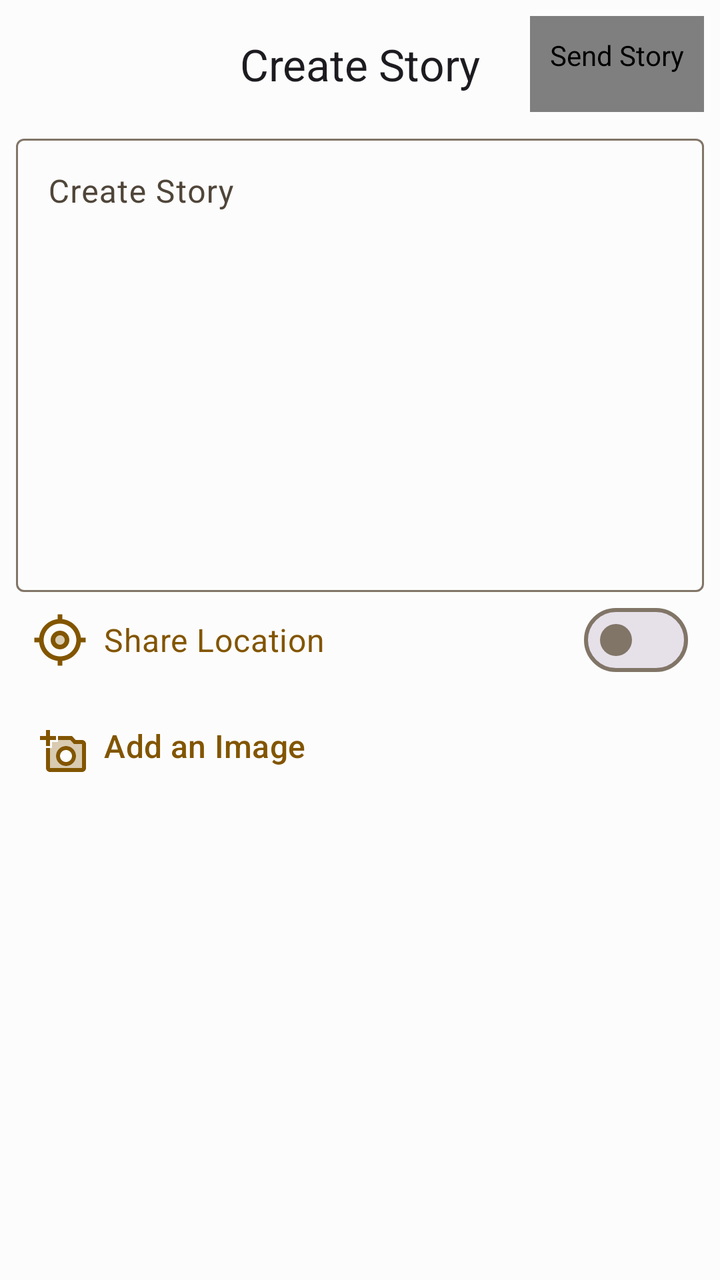
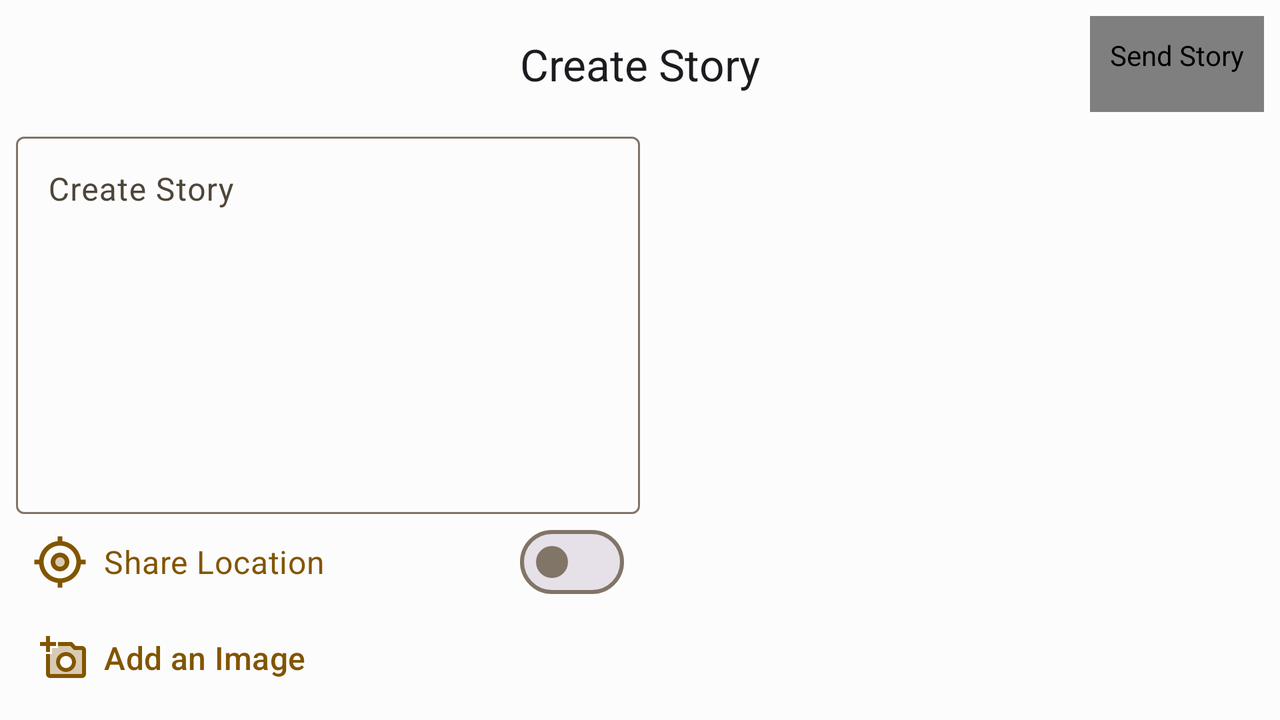

An Android layout and its configuration variant, each rendered on a device that would load it. The default file and the variant file are quoted in full after the pictures.
<!-- AndroidManifest.xml: application theme Theme.StoryApp -->
<!-- res/layout/fragment_create_story.xml -->
<?xml version="1.0" encoding="utf-8"?>
<androidx.constraintlayout.widget.ConstraintLayout xmlns:android="http://schemas.android.com/apk/res/android"
    xmlns:app="http://schemas.android.com/apk/res-auto"
    xmlns:tools="http://schemas.android.com/tools"
    android:id="@+id/add_root"
    android:layout_width="match_parent"
    android:layout_height="match_parent"
    android:fitsSystemWindows="true"
    android:transitionName="@string/add_story_transition"
    tools:context=".ui.create.CreateStoryFragment">

    <com.google.android.material.appbar.MaterialToolbar
        android:id="@+id/toolbarDetail"
        android:layout_width="match_parent"
        android:layout_height="?attr/actionBarSize"
        app:layout_constraintBottom_toTopOf="@id/lay_description"
        app:layout_constraintEnd_toEndOf="parent"
        app:layout_constraintTop_toBottomOf="parent"
        app:layout_constraintTop_toTopOf="parent"
        app:navigationIcon="@drawable/ic_close"
        app:title="@string/create_new"
        app:titleCentered="true">

        <com.exam.storyapp.common.view.LoadingButton
            android:id="@+id/button_add"
            style="@style/Widget.Material3.Button.IconButton"
            android:layout_width="wrap_content"
            android:layout_height="wrap_content"
            android:layout_gravity="end"
            android:layout_marginEnd="@dimen/dim_8"
            android:contentDescription="@string/send_story"
            android:enabled="false"
            android:focusable="true"
            app:icon="@drawable/ic_send" />
    </com.google.android.material.appbar.MaterialToolbar>

    <com.google.android.material.textfield.TextInputLayout
        android:id="@+id/lay_description"
        style="@style/Widget.Material3.TextInputLayout.OutlinedBox"
        android:layout_width="0dp"
        android:layout_height="wrap_content"
        android:layout_marginHorizontal="@dimen/dim_8"
        android:focusable="true"
        android:hint="@string/create_new"
        app:layout_constraintBottom_toTopOf="@id/lay_share_location"
        app:layout_constraintEnd_toEndOf="parent"
        app:layout_constraintStart_toStartOf="parent"
        app:layout_constraintTop_toBottomOf="@id/toolbarDetail"
        app:placeholderText="@string/write_story">

        <com.google.android.material.textfield.TextInputEditText
            android:id="@+id/ed_add_description"
            android:layout_width="match_parent"
            android:layout_height="wrap_content"
            android:gravity="top"
            android:inputType="textMultiLine"
            android:maxLines="10"
            android:minLines="10"
            android:scrollbars="vertical" />

    </com.google.android.material.textfield.TextInputLayout>

    <androidx.appcompat.widget.LinearLayoutCompat
        android:id="@+id/lay_share_location"
        android:layout_width="0dp"
        android:layout_height="wrap_content"
        android:foreground="?attr/selectableItemBackground"
        android:gravity="center_vertical"
        android:maxHeight="?attr/actionBarSize"
        android:orientation="horizontal"
        android:paddingHorizontal="@dimen/dim_8"
        app:layout_constraintBottom_toTopOf="@id/add_image_chooser"
        app:layout_constraintEnd_toEndOf="@id/lay_description"
        app:layout_constraintStart_toStartOf="@id/lay_description"
        app:layout_constraintTop_toBottomOf="@id/lay_description">

        <ImageView
            android:layout_width="28dp"
            android:layout_height="28dp"
            android:contentDescription="@string/location"
            android:src="@drawable/ic_location"
            app:tint="?attr/colorPrimary" />

        <com.google.android.material.materialswitch.MaterialSwitch
            android:id="@+id/switch_share_location"
            android:layout_width="wrap_content"
            android:layout_height="wrap_content"
            android:layout_marginStart="@dimen/dim_8"
            android:layout_weight="1"
            android:text="@string/location_share"
            android:textColor="?attr/colorPrimary"
            android:textSize="16sp" />
    </androidx.appcompat.widget.LinearLayoutCompat>

    <com.google.android.material.button.MaterialButton
        android:id="@+id/add_image_chooser"
        style="@style/Widget.Material3.Button.TextButton.Icon"
        android:layout_width="match_parent"
        android:layout_height="wrap_content"
        android:layout_marginHorizontal="@dimen/dim_8"
        android:layout_marginVertical="@dimen/dim_8"
        android:gravity="start"
        android:text="@string/add_an_image"
        android:textSize="16sp"
        app:cornerRadius="@dimen/dim_0"
        app:icon="@drawable/ic_add_photo"
        app:iconPadding="@dimen/dim_8"
        app:iconSize="@dimen/dim_24"
        app:layout_constraintBottom_toTopOf="@id/preview_image"
        app:layout_constraintEnd_toEndOf="@id/lay_share_location"
        app:layout_constraintStart_toStartOf="@id/lay_share_location"
        app:layout_constraintTop_toBottomOf="@id/lay_share_location" />

    <com.google.android.material.imageview.ShapeableImageView
        android:id="@+id/preview_image"
        android:layout_width="@dimen/dim_0"
        android:layout_height="@dimen/dim_0"
        android:layout_marginHorizontal="@dimen/dim_16"
        android:scaleType="fitCenter"
        app:layout_constraintBottom_toBottomOf="parent"
        app:layout_constraintEnd_toEndOf="parent"
        app:layout_constraintStart_toStartOf="parent"
        app:layout_constraintTop_toBottomOf="@id/add_image_chooser" />
</androidx.constraintlayout.widget.ConstraintLayout>
<!-- resources referenced by this layout -->
<resources>
  <dimen name="dim_0">0dp</dimen>
  <dimen name="dim_16">16dp</dimen>
  <dimen name="dim_24">24dp</dimen>
  <dimen name="dim_8">8dp</dimen>
  <!-- drawable ic_add_photo (drawable) -->
  <vector xmlns:android="http://schemas.android.com/apk/res/android"
      android:width="24dp"
      android:height="24dp"
      android:tint="?attr/colorControlNormal"
      android:viewportWidth="24"
      android:viewportHeight="24">
      <path
          android:fillAlpha="0.3"
          android:fillColor="@android:color/white"
          android:pathData="M6,7v3L5,10v10h16L21,8h-4.05l-1.83,-2L9,6v1L6,7zM13,9c2.76,0 5,2.24 5,5s-2.24,5 -5,5 -5,-2.24 -5,-5 2.24,-5 5,-5z"
          android:strokeAlpha="0.3" />
      <path
          android:fillColor="@android:color/white"
          android:pathData="M21,6h-3.17L16,4L9,4v2h6.12l1.83,2L21,8v12L5,20L5,10L3,10v10c0,1.1 0.9,2 2,2h16c1.1,0 2,-0.9 2,-2L23,8c0,-1.1 -0.9,-2 -2,-2zM8,14c0,2.76 2.24,5 5,5s5,-2.24 5,-5 -2.24,-5 -5,-5 -5,2.24 -5,5zM13,11c1.65,0 3,1.35 3,3s-1.35,3 -3,3 -3,-1.35 -3,-3 1.35,-3 3,-3zM5,9L5,6h3L8,4L5,4L5,1L3,1v3L0,4v2h3v3z" />
  </vector>
  <string name="add_an_image">Add an Image</string>
  <string name="add_story_transition" translatable="false">story_new</string>
  <string name="create_new">Create Story</string>
  <string name="location">Location</string>
  <string name="location_share">Share Location</string>
  <string name="send_story">Send Story</string>
  <string name="write_story">Write Your Story</string>
  <!-- from res/values-v29/ -->
  <style name="Theme.StoryApp" parent="Base.Theme.StoryApp">
          
          <item name="android:navigationBarColor">@android:color/transparent</item>
          <item name="android:statusBarColor">@android:color/transparent</item>
          <item name="android:windowLightStatusBar">?attr/isLightTheme</item>
  
      </style>
  <color name="light_primary">#825500</color>
  <color name="light_on_primary">#FFFFFF</color>
  <color name="light_primary_container">#FFDDAE</color>
  <color name="light_on_primary_container">#2A1800</color>
  <color name="light_secondary">#6F5B40</color>
  <color name="light_on_secondary">#FFFFFF</color>
  <color name="light_secondary_container">#FADEBC</color>
  <color name="light_on_secondary_container">#271904</color>
  <color name="light_tertiary">#516440</color>
  <color name="light_on_tertiary">#FFFFFF</color>
  <color name="light_tertiary_container">#D3EABC</color>
  <color name="light_on_tertiary_container">#102004</color>
  <color name="light_error">#BA1B1B</color>
  <color name="light_error_container">#FFDAD4</color>
  <color name="light_on_error">#FFFFFF</color>
  <color name="light_on_error_container">#410001</color>
  <color name="light_background">#FCFCFC</color>
  <color name="light_on_background">#1F1B16</color>
  <color name="light_surface">#FCFCFC</color>
  <color name="light_on_surface">#1F1B16</color>
  <color name="light_surface_variant">#F0E0CF</color>
  <color name="light_on_surface_variant">#4F4539</color>
  <color name="light_outline">#817567</color>
  <color name="light_inverse_on_surface">#F9EFE6</color>
  <color name="light_inverse_surface">#34302A</color>
  <color name="white_50_alpha_060">#99ffffff</color>
  <color name="black_900_alpha_020">#33000000</color>
  <!-- some entries are left out for length -->
</resources>
<!-- res/layout-land/fragment_create_story.xml (the repository's variant of the layout above) -->
<!-- drawn on the phone turned sideways -->
<?xml version="1.0" encoding="utf-8"?>
<androidx.constraintlayout.widget.ConstraintLayout xmlns:android="http://schemas.android.com/apk/res/android"
    xmlns:app="http://schemas.android.com/apk/res-auto"
    xmlns:tools="http://schemas.android.com/tools"
    android:id="@+id/add_root"
    android:layout_width="match_parent"
    android:layout_height="match_parent"
    android:fitsSystemWindows="true"
    android:transitionName="@string/add_story_transition"
    tools:context=".ui.create.CreateStoryFragment">

    <com.google.android.material.appbar.MaterialToolbar
        android:id="@+id/toolbarDetail"
        android:layout_width="match_parent"
        android:layout_height="?attr/actionBarSize"
        app:layout_constraintEnd_toEndOf="parent"
        app:layout_constraintTop_toBottomOf="parent"
        app:layout_constraintTop_toTopOf="parent"
        app:navigationIcon="@drawable/ic_close"
        app:title="@string/create_new"
        app:titleCentered="true">

        <com.exam.storyapp.common.view.LoadingButton
            android:id="@+id/button_add"
            style="@style/Widget.Material3.Button.IconButton"
            android:layout_width="wrap_content"
            android:layout_height="wrap_content"
            android:layout_gravity="end"
            android:layout_marginEnd="@dimen/dim_8"
            android:contentDescription="@string/send_story"
            android:enabled="false"
            android:focusable="true"
            app:icon="@drawable/ic_send" />
    </com.google.android.material.appbar.MaterialToolbar>

    <com.google.android.material.textfield.TextInputLayout
        android:id="@+id/lay_description"
        style="@style/Widget.Material3.TextInputLayout.OutlinedBox"
        android:layout_width="0dp"
        android:layout_height="wrap_content"
        android:layout_marginHorizontal="@dimen/dim_8"
        android:focusable="true"
        android:hint="@string/create_new"
        app:layout_constraintBottom_toTopOf="@id/lay_share_location"
        app:layout_constraintEnd_toStartOf="@id/preview_image"
        app:layout_constraintStart_toStartOf="parent"
        app:layout_constraintTop_toBottomOf="@id/toolbarDetail"
        app:placeholderText="@string/write_story">

        <com.google.android.material.textfield.TextInputEditText
            android:id="@+id/ed_add_description"
            android:layout_width="match_parent"
            android:layout_height="wrap_content"
            android:gravity="top"
            android:inputType="textMultiLine"
            android:maxLines="8"
            android:minLines="8"
            android:scrollbars="vertical" />

    </com.google.android.material.textfield.TextInputLayout>

    <androidx.appcompat.widget.LinearLayoutCompat
        android:id="@+id/lay_share_location"
        android:layout_width="0dp"
        android:layout_height="wrap_content"
        android:foreground="?attr/selectableItemBackground"
        android:gravity="center_vertical"
        android:maxHeight="?attr/actionBarSize"
        android:orientation="horizontal"
        android:paddingHorizontal="@dimen/dim_8"
        app:layout_constraintBottom_toTopOf="@id/add_image_chooser"
        app:layout_constraintEnd_toEndOf="@id/lay_description"
        app:layout_constraintStart_toStartOf="@id/lay_description"
        app:layout_constraintTop_toBottomOf="@id/lay_description">

        <ImageView
            android:layout_width="28dp"
            android:layout_height="28dp"
            android:contentDescription="@string/location"
            android:src="@drawable/ic_location"
            app:tint="?attr/colorPrimary" />

        <com.google.android.material.materialswitch.MaterialSwitch
            android:id="@+id/switch_share_location"
            android:layout_width="wrap_content"
            android:layout_height="wrap_content"
            android:layout_weight="1"
            android:paddingStart="@dimen/dim_8"
            android:text="@string/location_share"
            android:textColor="?attr/colorPrimary"
            android:textSize="16sp" />
    </androidx.appcompat.widget.LinearLayoutCompat>

    <com.google.android.material.button.MaterialButton
        android:id="@+id/add_image_chooser"
        style="@style/Widget.Material3.Button.TextButton.Icon"
        android:layout_width="0dp"
        android:layout_height="wrap_content"
        android:layout_marginBottom="@dimen/dim_8"
        android:text="@string/add_an_image"
        android:textAlignment="textStart"
        android:textSize="16sp"
        app:cornerRadius="@dimen/dim_0"
        app:icon="@drawable/ic_add_photo"
        app:iconPadding="@dimen/dim_8"
        app:iconSize="@dimen/dim_24"
        app:layout_constraintBottom_toBottomOf="parent"
        app:layout_constraintEnd_toEndOf="@id/lay_share_location"
        app:layout_constraintStart_toStartOf="@id/lay_share_location"
        app:layout_constraintTop_toBottomOf="@id/lay_share_location" />

    <com.google.android.material.imageview.ShapeableImageView
        android:id="@+id/preview_image"
        android:layout_width="@dimen/dim_0"
        android:layout_height="@dimen/dim_0"
        android:layout_marginVertical="@dimen/dim_16"
        android:scaleType="fitCenter"
        app:layout_constraintBottom_toBottomOf="parent"
        app:layout_constraintEnd_toEndOf="parent"
        app:layout_constraintStart_toEndOf="@id/lay_description"
        app:layout_constraintTop_toBottomOf="@id/toolbarDetail" />
</androidx.constraintlayout.widget.ConstraintLayout>
